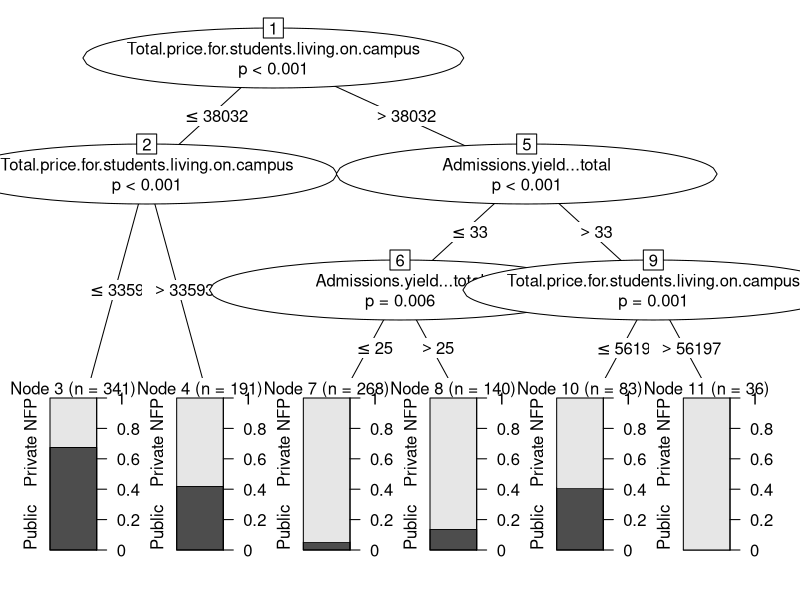

Write R code to recreate this figure.
library(dplyr)
library(party)
DMData <- read.csv("DMDataSet_Cleaned.csv")
View(DMData)

set.seed(555)

#Select Features
DMData_Data<- select(DMData,6,8,11,13)
View(DMData_Data)

#Change to Factor
DMData_Data$Control.of.institution <- factor(DMData_Data$Control.of.institution)

#Partition the data into 2 sets
pd <- sample(2,nrow(DMData_Data),replace= TRUE, prob = c(0.8,0.2))
train <- DMData_Data[pd==1,]
validate <- DMData_Data[pd==2,]
View(validate)

#Decision tree creation
tree <- ctree(Control.of.institution~., data=train,controls = ctree_control(mincriterion = 0.99,minsplit=100))

#Visualization of decision tree
plot(tree)

#Misclassification of errors
p1 <- predict(tree,train)
tab1 <- table(Predicted = p1, Actual = train$Control.of.institution)
tab1
1 - sum(diag(tab1))/sum(tab1)
p2 <- predict(tree,validate)
tab2 <- table(Predicted = p2, Actual = validate$Control.of.institution)
tab2
1 - sum(diag(tab2))/sum(tab2)

#Accuracy check of the model
predict_unseen <-predict(tree, train)
table_mat <- table(train$Control.of.institution, predict_unseen)
table_mat
accuracy_Test <- sum(diag(table_mat)) / sum(table_mat)
print(paste('Accuracy for test', accuracy_Test))
      
